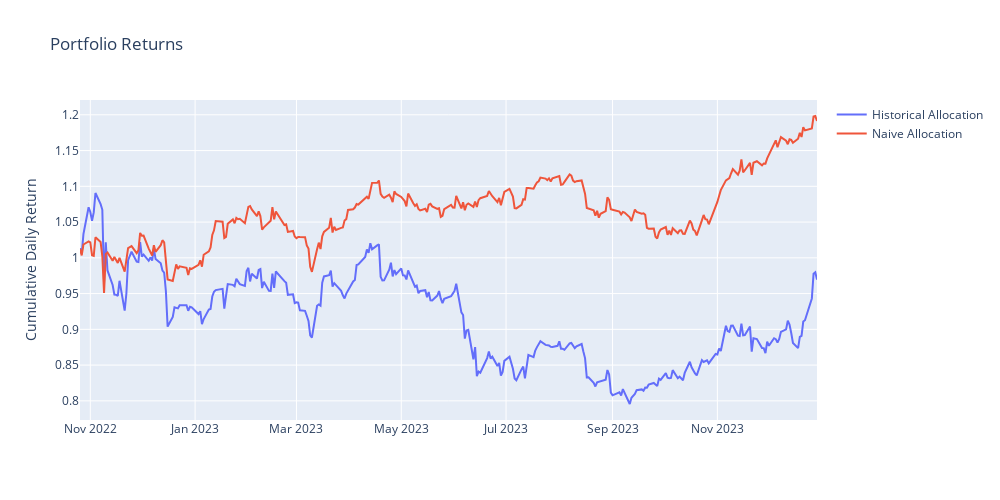

Source (notebook cell):
### Code cell
fig = go.Figure()

# Adicionando a linha do portfólio
fig.add_trace(go.Scatter(x=daily_cumulative_returns.index, y=daily_cumulative_returns['Historical Portfolio'], mode='lines', name='Historical Allocation'))

# Adicionando a primeira linha adicional
fig.add_trace(go.Scatter(x=daily_cumulative_returns.index, y=daily_cumulative_returns['Naive Portfolio'], mode='lines', name='Naive Allocation'))

fig.update_layout(title='Portfolio Returns',
                  yaxis_title='Cumulative Daily Return',
                  width=1000,
                  height=500)

# Exibindo o gráfico
fig.show()

### Figure 1 — Plotly figure (JSON) as saved in the notebook; plotly's stock layout.template omitted (floating-point values rounded to 4 significant figures; data arrays with more than 128 entries replaced by an {"elided": "..."} marker saying what was removed)
{"data": [{"mode": "lines", "name": "Historical Allocation", "type": "scatter", "x": {"elided": "296 str values"}, "y": {"elided": "296 float values"}}, {"mode": "lines", "name": "Naive Allocation", "type": "scatter", "x": {"elided": "296 str values"}, "y": {"elided": "296 float values"}}], "layout": {"height": 500, "title": {"text": "Portfolio Returns"}, "width": 1000, "yaxis": {"title": {"text": "Cumulative Daily Return"}}}}
